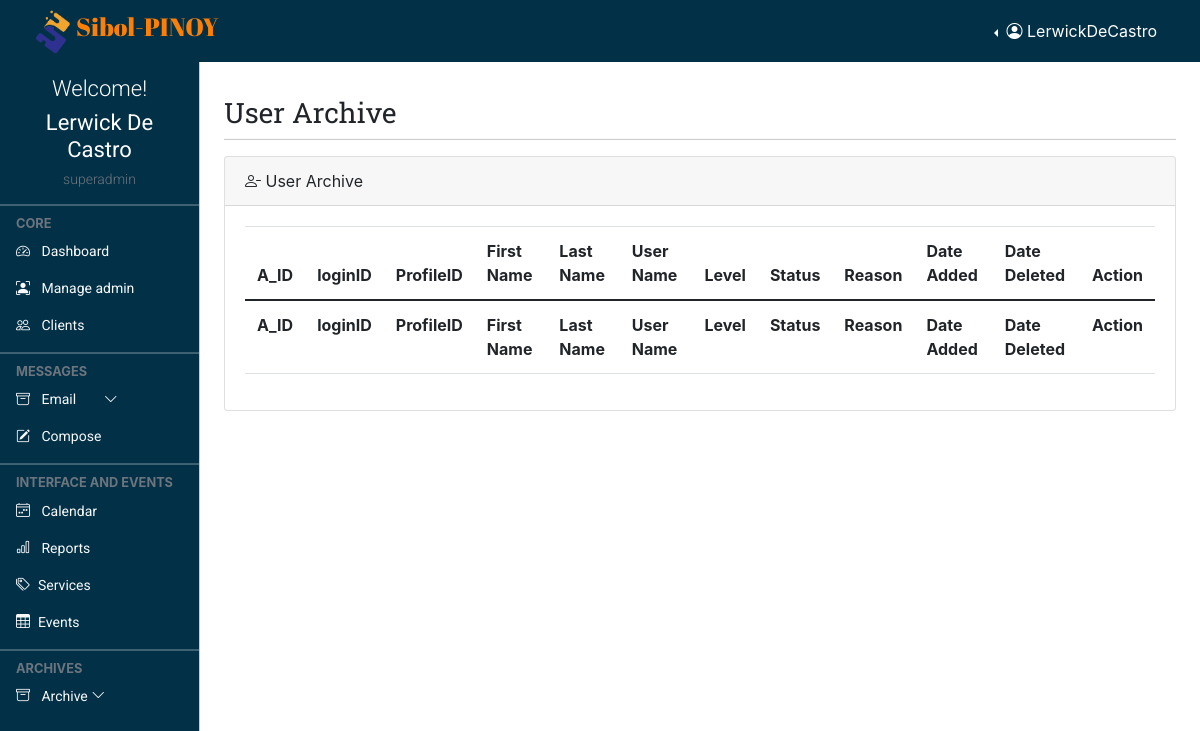
/admin/user.archive.php (signed in), run on the app's committed database.
### tables this page shows
CREATE TABLE `profile` (
  `id` int(11) NOT NULL,
  `loginId` int(11) NOT NULL,
  `firstName` varchar(255) NOT NULL,
  `lastName` varchar(255) NOT NULL,
  `dateAdded` datetime NOT NULL
);

### admin/user.archive.php (the view, shortened to what this page needs)
<!doctype html>
<html lang="en">
  <?php
      require "layout.part/admin.header.php";
  ?>
  <body>
    <?php
      require "layout.part/admin.top.navbar.php";
    ?>
    <?php
      require "layout.part/admin.side.navbar.php";
    ?>
    <main class="mt-5 pt-3">
        <div class="container-fluid p-4">
            <div class="row">
            <div class="col-md-12 my-2">
                <h4 class="page-header">User Archive</h4>
                <hr class="dropdown-divider bg-dark" />
            </div>
        </div>
        <div class="row">
            <div class="col-md-12 mb-3">
                <div class="card">
                    <div class="card-header">
                        <span><i class="bi bi-person-dash"></i></span> User Archive
                    </div>
                    <div class="card-body">
                        <div class="table-responsive">
                            <table id="example" class="table data-table" style="width: 100%">
                                <thead>
                                    <tr>
                                        <th>A_ID</th>
                                        <th>loginID</th>
                                        <th>ProfileID</th>
                                        <th>First Name</th>
                                        <th>Last Name</th>
                                        <th>User Name</th>
                                        <th>Level</th>
                                        <th>Status</th>
                                        <th>Reason</th>
                                        <th>Date Added</th>
                                        <th>Date Deleted</th>
                                        <th>Action</th>
                                    </tr>
                                </thead>
                                <tfoot>
                                    <tr>
                                        <th>A_ID</th>
                                        <th>loginID</th>
                                        <th>ProfileID</th>
                                        <th>First Name</th>
                                        <th>Last Name</th>
                                        <th>User Name</th>
                                        <th>Level</th>
                                        <th>Status</th>
                                        <th>Reason</th>
                                        <th>Date Added</th>
                                        <th>Date Deleted</th>
                                        <th>Action</th>
                                    </tr>
                                </tfoot>
                            </table>
                        </div>
                    </div>
                </div>
            </div>
        </div>
    </main>
  </body>
</html>

### admin/layout.part/admin.header.php (shortened to what this page needs)
  <head>
    <link href="https://cdn.jsdelivr.net/npm/bootstrap@5.0.2/dist/css/bootstrap.min.css" rel="stylesheet">
    <link rel="stylesheet" href="https://cdnjs.cloudflare.com/ajax/libs/fullcalendar/3.4.0/fullcalendar.css" />
    <link rel="stylesheet" href="https://cdnjs.cloudflare.com/ajax/libs/twitter-bootstrap/4.0.0-alpha.6/css/bootstrap.css" />
    <link rel="stylesheet" href="https://cdn.jsdelivr.net/npm/bootstrap-icons@1.4.1/font/bootstrap-icons.css"/>
    <link rel="stylesheet" href="style/dataTables.bootstrap5.min.css" />
    <link rel="stylesheet" href="style/addstyler.css" />
    <link rel="stylesheet" href="style/colored.css" />
  </head>
<?php
function levelCheck($lev){
    if($lev == "0"){
      $lev = "admin";
    }
    else if($lev == "1"){
      $lev = "superadmin";
    }
    echo $lev;
  }
?>

### admin/layout.part/admin.top.navbar.php (shortened to what this page needs)
<?php
  require "../connection.php";
  if(isset($_SESSION["username"]) && isset($_SESSION["level"])){
    $musername = $_SESSION["username"];
    $sql = "SELECT login.loginId, profile.firstName, profile.lastName, login.username, login.level FROM login INNER JOIN profile ON
                login.loginId = profile.loginId WHERE login.username = '$musername'";
    if($result = $conn->query($sql)){
      if($result->num_rows == 1){
        if($row = $result->fetch_assoc()){
          $firstName = $row["firstName"];
          $lastName = $row["lastName"];
          $rusername = $row["username"];
          $level = $row["level"];
        }
      }
    }
  }
?>
<nav class="navbar navbar-expand-lg navbar-dark px-3 fixed-top bg-coloured">
  <div class="container-fluid">
    <div class="">
      <img class="__logo" src="../img/logo.png" alt=""><a class="logo-font" href="#">Sibol-PINOY</a>
    </div>
    <div class="collapse navbar-collapse justify-content-md-end" id="topNavBar">
      <div class="btn-group border-0 dropstart">
        <button type="button" class="btn text-white dropdown-toggle border-0" data-bs-toggle="dropdown" aria-expanded="false">
          <i class="bi bi-person-circle"></i> <span> <?= $rusername ?> </span>
        </button>
      </div>
    </div>
  </div>
</nav>

### admin/layout.part/admin.side.navbar.php (shortened to what this page needs)
<div class="offcanvas offcanvas-start sidebar-nav bg-coloured" id="sidebar">
    <div class="offcanvas-body p-0">
        <div class="container pt-3 text-center">
            <div class="text-white">
            <h4 class="welcome-text">Welcome!</h4>
            <h2 class="user-text"><?= $firstName . " " . $lastName?></h2>
            <h6 class="text-muted text-small"><?= levelCheck($level) ?></h6>
            </div>
        </div>
        <nav class="navbar-dark pb-5">
            <ul class="navbar-nav">
                <hr class="dropdown-divider bg-light" />
                <div class="text-muted small fw-bold text-uppercase px-3">
                    CORE
                </div>
                <li>
                    <a href="landing" class="nav-link px-3 text-light text-normal">
                        <span class="me-2"><i class="bi bi-speedometer2"></i></span>
                        <span>Dashboard</span>
                    </a>
                    <?php
                        if(isset($_SESSION["level"])){
                            $check_level = $_SESSION["level"];
                            if($check_level == '1'){
                                echo ' <a href="admin.con" class="nav-link px-3 text-light text-normal">
                                            <span class="me-2"><i class="bi bi-person-bounding-box"></i></span>
                                            <span>Manage admin</span>
                                        </a>';
                            }
                        }
                    ?>
                    <a href="clients.record" class="nav-link px-3 text-light text-normal">
                        <span class="me-2"><i class="bi bi-people"></i></span>
                        <span>Clients</span>
                    </a>
                </li>
                <hr class="dropdown-divider bg-light" />
                <div class="text-muted small fw-bold text-uppercase px-3">
                    Messages
                </div>
                <li>
                    <a class="nav-link px-3 text-light text-normal position-relative" data-bs-toggle="collapse" href="#email">
                        <span class="me-2"><i class="bi bi-archive"></i></span>
                            <span>Email
                        </span>
                        <span class="ms-auto">
                            <span class="right-icon mx-4">
                            <i class="bi bi-chevron-down"></i>
                            </span>
                        </span>
                    </a>
                    <a href="#" class="nav-link px-3 text-light text-normal">
                        <span class="me-2"><i class="bi bi-pencil-square"></i></span>
                        <span>
                            <button type="button" class="bg-transparent border-0 text-light" data-bs-toggle="modal" data-bs-target="#exampleModal">
                                Compose
                            </button>
                        </span>
                    </a>
                </li>
                <hr class="dropdown-divider bg-light" />
                <div class="text-muted small fw-bold text-uppercase px-3">
                    Interface and Events
                </div>
                <li>
                    <a href="calender" class="nav-link px-3 text-light text-normal">
                            <span class="me-2"><i class="bi bi-calendar4-week"></i></span>
                            <span>Calendar</span>
                    </a>
                    <a href="reports" class="nav-link px-3 text-light text-normal">
                            <span class="me-2"><i class="bi bi-bar-chart"></i></span>
                            <span>Reports</span>
                    </a>
                    <a href="services.tools" class="nav-link px-3 sidebar-link text-light text-normal" >
                        <span class="me-2"><i class="bi bi-tags"></i></span>
                        <span>Services</span>
                    </a>
                    <a href="events" class="nav-link px-3 sidebar-link text-light text-normal">
                        <span class="me-2"><i class="bi bi-table"></i></span>
                        <span>Events</span>
                    </a>
                </li>
                <hr class="dropdown-divider bg-light" />
                <div class="text-muted small fw-bold text-uppercase px-3">
                    Archives
                </div>
                <li>
                    <a class="nav-link px-3  text-light text-normal" data-bs-toggle="collapse" href="#archives">
                        <span class="me-2"><i class="bi bi-archive"></i></span>
                        <span>Archive</span>
                        <span class="ms-auto">
                            <span class="right-icon">
                            <i class="bi bi-chevron-down"></i>
                            </span>
                        </span>
                    </a>
                </li>
            </ul>
        </nav>
    </div>
</div>

### admin/style/addstyler.css (style rules this page uses)
:root { --yellowColor: #FF7F00; --blueColor: #040478; --roboto: 'Roboto', sans-serif; --robotoSlab: 'Roboto Slab', serif; --abrilFatface: 'Abril Fatface', cursive; --offcanvas-width: 200px; --topNavbarHeight: 60px; --navColor: #6c757d; }
* { padding: 0; margin: 0; box-sizing: border-box; }
body { background-color: rgb(255, 255, 255); overflow: hidden; }
.text-normal { font-family: var(--roboto); font-size: 14px; font-weight: 400; }
.text-small { font-family: var(--roboto); font-size: 14px; font-weight: 300; }
.page-header { font-family: var(--robotoSlab); font-size: 28px; font-weight: 400; }
.user-text { font-family: var(--roboto); font-size: 22px; font-weight: 400; }
.welcome-text { font-family: var(--roboto); font-size: 22px; font-weight: 300; }
.__logo { width: 45px; height: 45px; }
.logo-font { font-family: var(--abrilFatface); color: var(--yellowColor); font-size: 25px; text-decoration: none; transition: 0.3s ease-in-out; }
.sidebar-nav { width: var(--offcanvas-width); }
.sidebar-link { display: flex; align-items: center; }
@media (min-width: 992px) { body { overflow: auto !important; } }
@media (min-width: 992px) { main { margin-left: var(--offcanvas-width); } }
@media (min-width: 992px) { .sidebar-nav { -webkit-transform: none; transform: none; visibility: visible !important; height: calc(100% - var(--topNavbarHeight)); top: var(--topNavbarHeight); } }

### admin/style/colored.css (style rules this page uses)
.bg-coloured { background-color: #023047; }

### data on the page
profile: loginId.username "LerwickDeCastro", firstName "Lerwick", lastName "De Castro", loginId.level "superadmin"
